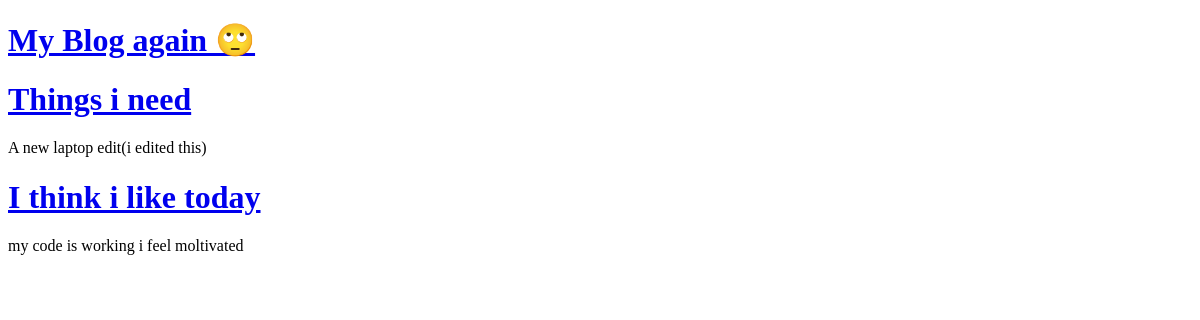
/, run on an earlier commit of the app's database.
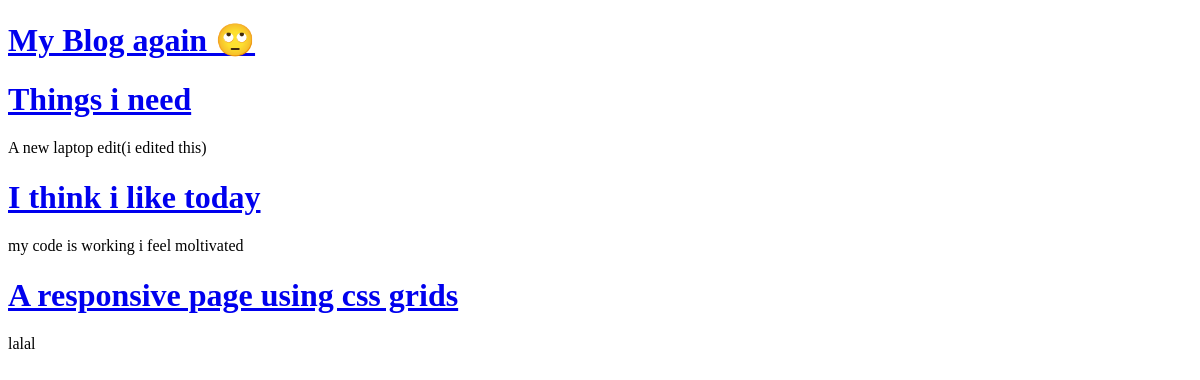
And on a later commit of the database.
### blog/models.py (models this page shows, shortened)
class Blog(models.Model):
    title = models.CharField(max_length=300)
    body = models.TextField()

### blog/views.py (the view)
# urls.py: path('', BlogListView.as_view(), name='home'),
class BlogListView(ListView):
    model = Blog
    context_object_name = 'posts'
    template_name = 'index.html'

### blog/templates/index.html (shortened to what this page needs)
{% extends 'base.html' %}
{% block content %}
{% for post in posts %}
<a href="{% url 'post_detail' post.pk %}">
    <h1>{{post.title}}</h1>
</a>
<p>{{post.body}}</p>
{% endfor %}
{% endblock content %}

### blog/templates/base.html (shortened to what this page needs)
<!DOCTYPE html>
<html lang="en">
<head>
</head>
<body>
    <a href="{% url 'home' %}">
        <h1>My Blog again 🙄</h1>
    </a>
    {% block content %}
    {% endblock content %}
</body>
</html>

What changed in the data, as far as the page shows it:
added Blog: title "A responsive page using css grids", body "lalal"
